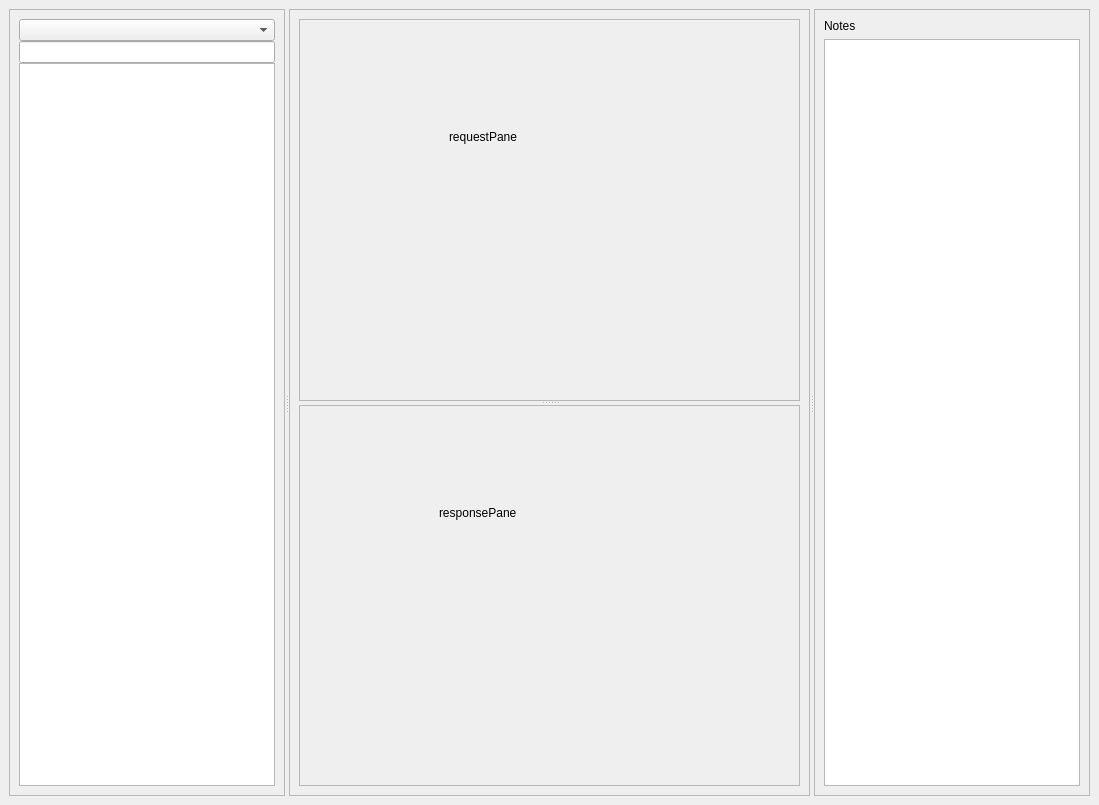
<?xml version="1.0" encoding="UTF-8"?>
<ui version="4.0">
 <class>MainWindow</class>
 <widget class="QMainWindow" name="MainWindow">
  <property name="geometry">
   <rect>
    <x>0</x>
    <y>0</y>
    <width>1099</width>
    <height>805</height>
   </rect>
  </property>
  <property name="windowTitle">
   <string>Orkestra</string>
  </property>
  <widget class="QWidget" name="centralwidget">
   <layout class="QHBoxLayout" name="horizontalLayout">
    <item>
     <widget class="QSplitter" name="splitter_2">
      <property name="sizePolicy">
       <sizepolicy hsizetype="Expanding" vsizetype="Preferred">
        <horstretch>1</horstretch>
        <verstretch>0</verstretch>
       </sizepolicy>
      </property>
      <property name="orientation">
       <enum>Qt::Horizontal</enum>
      </property>
      <widget class="QSplitter" name="splitter">
       <property name="sizePolicy">
        <sizepolicy hsizetype="Expanding" vsizetype="Preferred">
         <horstretch>1</horstretch>
         <verstretch>0</verstretch>
        </sizepolicy>
       </property>
       <property name="orientation">
        <enum>Qt::Horizontal</enum>
       </property>
       <widget class="QFrame" name="stepsFrame">
        <property name="frameShape">
         <enum>QFrame::StyledPanel</enum>
        </property>
        <property name="frameShadow">
         <enum>QFrame::Raised</enum>
        </property>
        <layout class="QVBoxLayout" name="verticalLayout_2">
         <property name="spacing">
          <number>0</number>
         </property>
         <item>
          <widget class="QComboBox" name="cmb_folders"/>
         </item>
         <item>
          <widget class="QLineEdit" name="txt_search_steps"/>
         </item>
         <item>
          <widget class="QListView" name="lst_steps"/>
         </item>
        </layout>
       </widget>
       <widget class="QFrame" name="detailsFrame">
        <property name="sizePolicy">
         <sizepolicy hsizetype="Preferred" vsizetype="Preferred">
          <horstretch>1</horstretch>
          <verstretch>0</verstretch>
         </sizepolicy>
        </property>
        <property name="frameShape">
         <enum>QFrame::StyledPanel</enum>
        </property>
        <property name="frameShadow">
         <enum>QFrame::Raised</enum>
        </property>
        <layout class="QHBoxLayout" name="toolWidgetLayout">
         <item>
          <widget class="QSplitter" name="splitter_3">
           <property name="orientation">
            <enum>Qt::Vertical</enum>
           </property>
           <widget class="QFrame" name="requestFrame">
            <property name="frameShape">
             <enum>QFrame::StyledPanel</enum>
            </property>
            <property name="frameShadow">
             <enum>QFrame::Raised</enum>
            </property>
            <widget class="QLabel" name="label">
             <property name="geometry">
              <rect>
               <x>150</x>
               <y>110</y>
               <width>121</width>
               <height>16</height>
              </rect>
             </property>
             <property name="text">
              <string>requestPane</string>
             </property>
            </widget>
           </widget>
           <widget class="QFrame" name="responseFrame">
            <property name="frameShape">
             <enum>QFrame::StyledPanel</enum>
            </property>
            <property name="frameShadow">
             <enum>QFrame::Raised</enum>
            </property>
            <widget class="QLabel" name="label_3">
             <property name="geometry">
              <rect>
               <x>140</x>
               <y>100</y>
               <width>101</width>
               <height>16</height>
              </rect>
             </property>
             <property name="text">
              <string>responsePane</string>
             </property>
            </widget>
           </widget>
          </widget>
         </item>
        </layout>
       </widget>
      </widget>
      <widget class="QFrame" name="notesFrame">
       <property name="frameShape">
        <enum>QFrame::StyledPanel</enum>
       </property>
       <property name="frameShadow">
        <enum>QFrame::Raised</enum>
       </property>
       <layout class="QVBoxLayout" name="verticalLayout">
        <item>
         <widget class="QLabel" name="label_2">
          <property name="text">
           <string>Notes</string>
          </property>
         </widget>
        </item>
        <item>
         <widget class="QTextEdit" name="txt_scratch_pad"/>
        </item>
       </layout>
      </widget>
     </widget>
    </item>
   </layout>
  </widget>
 </widget>
 <resources/>
 <connections/>
</ui>
